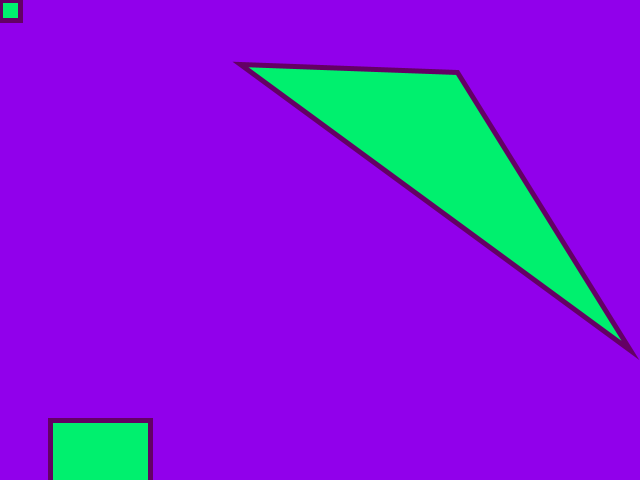
Frame 1 (no input)
Frame 60 (the mouse pressed at the canvas centre just before this capture): identical to frame 1, image omitted
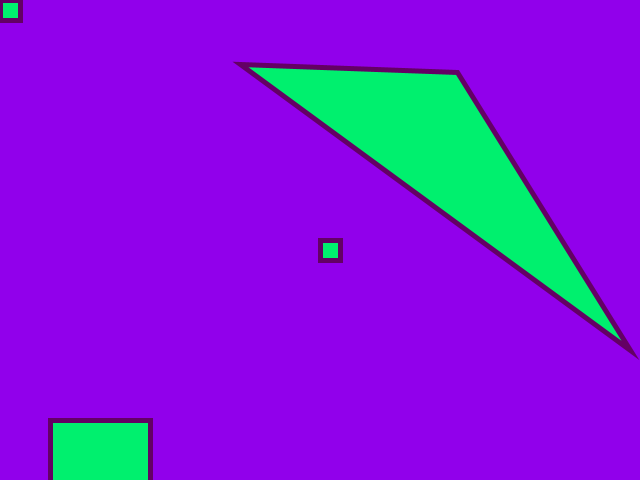
Frame 120 (the mouse held since frame 60 and released just before this capture)

The Processing sketch that drew these frames (run headless with seeded random() and noise(); from frame 60 on, the mouse is pressed at the canvas centre):

// Processing sketch: sketch_8312016Joelle
// ── sketch_8312016Joelle.pde

void setup() {
  size(640,480);
  size(640,480);
  background(145,0,235);
  stroke(100,0,100);
  strokeWeight(5);
  fill(0,240,110);
  triangle(457,72,240,64,630,350);
  rect(50,420,100,110);
}
void draw(){
  rect(mouseX, mouseY, 20, 20);
}
